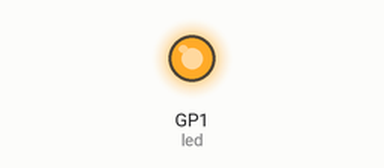
Simulated run of this program. Board: Raspberry Pi Pico running MicroPython. Shown: output pins drawn as LEDs (lit = HIGH). What the program prints to the serial console is not drawn.

Above: at 0.1 s.
Timing chart, 0 to 1.6 s (numbered marks = the images above):
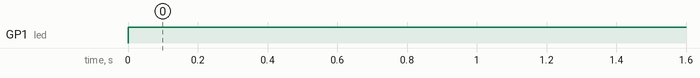

The program:

Motion_LED.py
```python
from machine import Pin
import time

#PIR sensor pin 28
pirPin=28
pir_sensor = Pin(pirPin, Pin.IN)

pinNumber=1  #Pin Number
led = Pin(pinNumber, Pin.OUT)

while True:
    # Check the PIR sensor value
    if pir_sensor.value() == 0:
        print("Monitoring...")  # No motion detected
        #turn OFF LED below
        led.off()
    else:
        print("Somebody here!")  # Motion detected
        #turn ON LED below
        led.on()

    time.sleep(1)
```

Measured:
- by itself, GP1 (led): LOW → HIGH at 0.00 s
